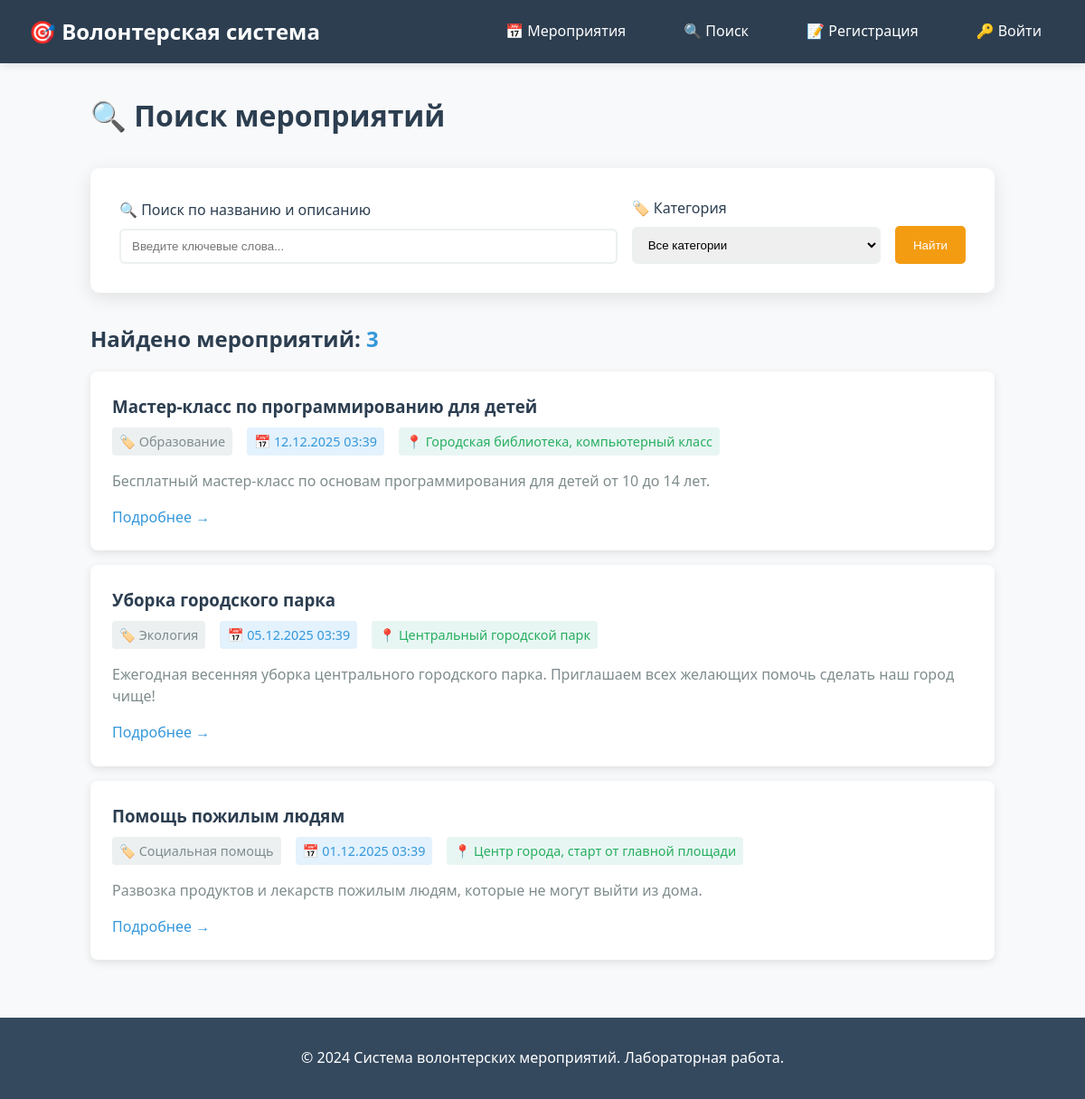
/events/search/, run on an earlier commit of the app's database.
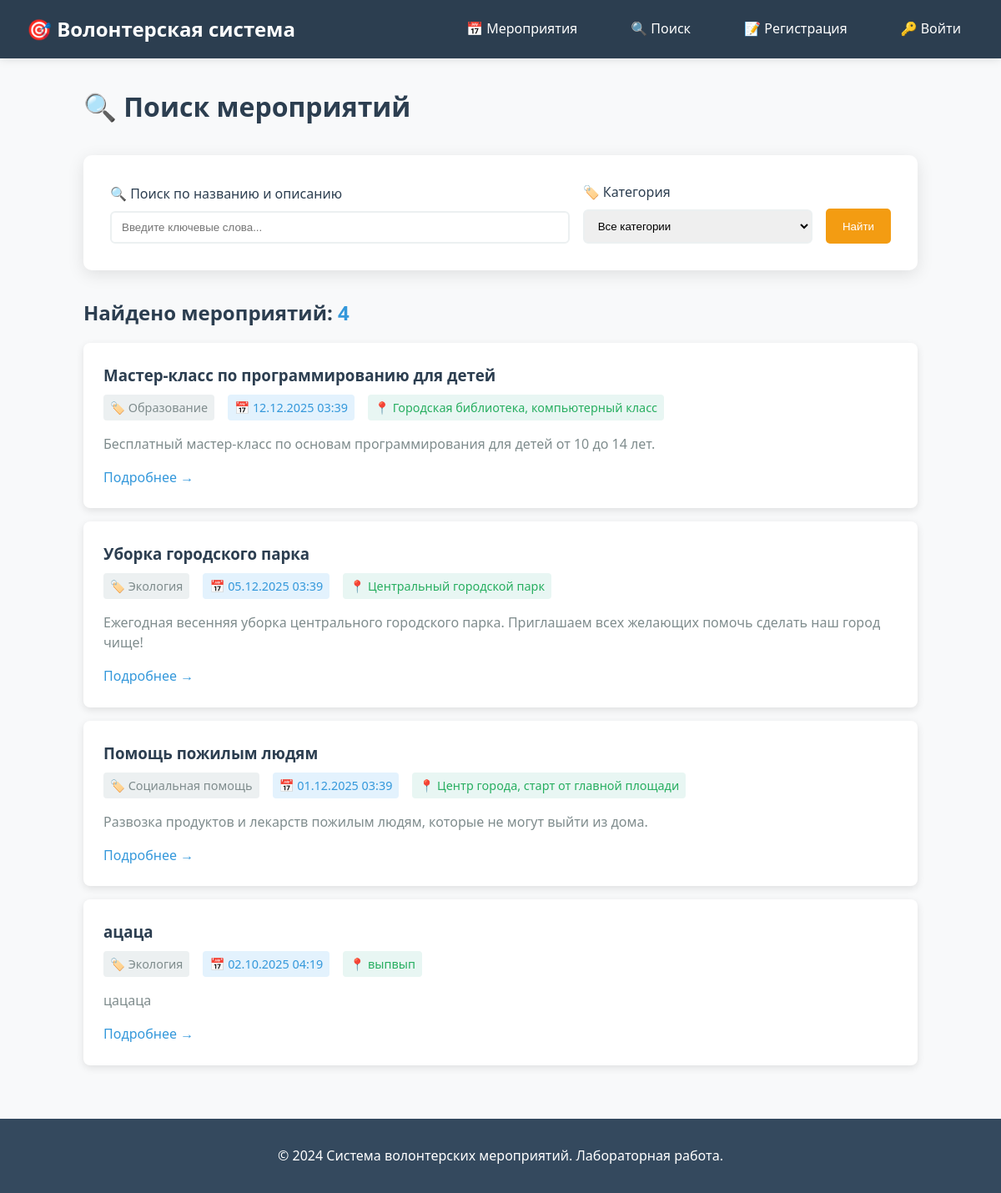
And on a later commit of the database.
### events/models.py (models this page shows, shortened)
class Event(TimeStampedModel):
    STATUS_CHOICES = (
        ('draft', 'Черновик'),
        ('active', 'Активно'),
        ('completed', 'Завершено'),
        ('cancelled', 'Отменено'),
    )
    title = models.CharField(max_length=200, verbose_name='Название мероприятия')
    description = models.TextField(verbose_name='Описание')
    category = models.ForeignKey(EventCategory, on_delete=models.CASCADE, verbose_name='Категория')
    organizer = models.ForeignKey(User, on_delete=models.CASCADE, related_name='organized_events', verbose_name='Организатор')
    event_date = models.DateTimeField(verbose_name='Дата и время мероприятия')
    location = models.CharField(max_length=200, verbose_name='Место проведения')
    required_volunteers = models.PositiveIntegerField(default=1, validators=[MinValueValidator(1)], verbose_name='Требуемое количество волонтеров')
    status = models.CharField(max_length=20, choices=STATUS_CHOICES, default='draft', verbose_name='Статус')
    class Meta:
        verbose_name = 'Мероприятие'
        verbose_name_plural = 'Мероприятия'
        ordering = ['-event_date']

class EventCategory(TimeStampedModel):
    name = models.CharField(max_length=100, verbose_name='Название категории')
    description = models.TextField(blank=True, verbose_name='Описание')
    class Meta:
        verbose_name = 'Категория мероприятия'
        verbose_name_plural = 'Категории мероприятий'

### events/views.py (the view)
# urls.py: path('search/', views.event_search, name='event_search'),
def event_search(request):
    query = request.GET.get('q', '')  # Поисковый запрос
    category_id = request.GET.get('category', '')  # Фильтр по категории
    events = Event.objects.filter(status='active')
    if query:
        events = events.filter(
            Q(title__icontains=query) | Q(description__icontains=query)
        )
    if category_id:
        events = events.filter(category_id=category_id)
    categories = EventCategory.objects.all()
    return render(request, 'events/event_search.html', {
        'events': events,
        'query': query,
        'categories': categories,
        'selected_category': category_id,
    })

### templates/events/event_search.html (shortened to what this page needs)
{% extends "base.html" %}
{% block content %}
<div style="max-width: 1000px; margin: 0 auto;">
    <h1 style="color: #2c3e50; margin-bottom: 2rem;">🔍 Поиск мероприятий</h1>
    <div style="background: white; padding: 2rem; border-radius: 10px; box-shadow: 0 5px 20px rgba(0,0,0,0.1); margin-bottom: 2rem;">
        <form method="get" action="{% url 'event_search' %}">
            <div style="display: grid; grid-template-columns: 2fr 1fr auto; gap: 1rem; align-items: end;">
                <div>
                    <label style="display: block; margin-bottom: 0.5rem; color: #2c3e50; font-weight: 500;">
                        🔍 Поиск по названию и описанию
                    </label>
                    <input type="text" name="q" value="{{ query }}"
                           placeholder="Введите ключевые слова..."
                           style="width: 100%; padding: 10px 12px; border: 2px solid #ecf0f1; border-radius: 6px;">
                </div>
                <div>
                    <label style="display: block; margin-bottom: 0.5rem; color: #2c3e50; font-weight: 500;">
                        🏷️ Категория
                    </label>
                    <select name="category" style="width: 100%; padding: 10px 12px; border: 2px solid #ecf0f1; border-radius: 6px;">
                        <option value="">Все категории</option>
                    </select>
                </div>
                <div>
                    <button type="submit" class="btn btn-warning" style="height: 42px;">
                        Найти
                    </button>
                </div>
            </div>
        </form>
    </div>
    <div>
        {% if events %}
            <div style="display: flex; justify-content: space-between; align-items: center; margin-bottom: 1rem; flex-wrap: wrap; gap: 1rem;">
                <h2 style="color: #2c3e50; margin: 0;">
                    Найдено мероприятий: <span style="color: #3498db;">{{ events.count }}</span>
                </h2>
            </div>
            <div style="display: grid; gap: 1rem;">
                {% for event in events %}
                <div style="background: white; padding: 1.5rem; border-radius: 8px; box-shadow: 0 3px 10px rgba(0,0,0,0.1); transition: transform 0.3s;">
                    <h3 style="margin: 0 0 0.5rem 0;">
                        <a href="{% url 'event_detail' event.id %}" style="color: #2c3e50; text-decoration: none;">
                            {{ event.title }}
                        </a>
                    </h3>
                    <div style="display: flex; gap: 1rem; flex-wrap: wrap; margin-bottom: 1rem;">
                        <span style="background: #ecf0f1; padding: 4px 8px; border-radius: 4px; font-size: 0.9rem; color: #7f8c8d;">
                            🏷️ {{ event.category.name }}
                        </span>
                        <span style="background: #e3f2fd; padding: 4px 8px; border-radius: 4px; font-size: 0.9rem; color: #3498db;">
                            📅 {{ event.event_date|date:"d.m.Y H:i" }}
                        </span>
                        <span style="background: #e8f6f3; padding: 4px 8px; border-radius: 4px; font-size: 0.9rem; color: #27ae60;">
                            📍 {{ event.location }}
                        </span>
                    </div>
                    <p style="color: #7f8c8d; line-height: 1.5; margin-bottom: 1rem;">
                        {{ event.description|truncatewords:30 }}
                    </p>
                    <div style="display: flex; justify-content: space-between; align-items: center;">
                        <a href="{% url 'event_detail' event.id %}"
                           style="color: #3498db; text-decoration: none; font-weight: 500;">
                            Подробнее →
                        </a>
                    </div>
                </div>
                {% endfor %}
            </div>
        {% endif %}
    </div>
</div>
{% endblock %}

What changed in the data, as far as the page shows it:
added Event: title "ацаца", category.name "Экология", event_date "02.10.2025 04:19", location "выпвып", description "цацаца"
Also different on the page:
{{ events.count }}: "3" → "4"
